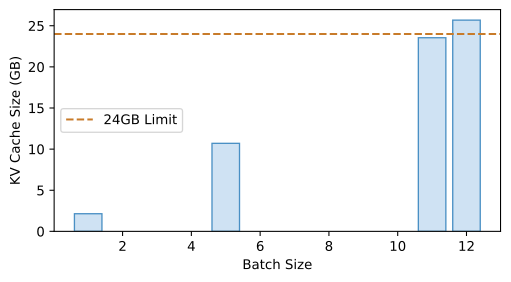

Here is the Python script that generated this plot:
import os
import matplotlib.pyplot as plt

batch_sizes = [1, 5, 11, 12]
memory_gb = [2.14 * b for b in batch_sizes]

plt.figure(figsize=(6, 3))
plt.bar(batch_sizes, memory_gb, color='#cfe2f3', edgecolor='#4a90c4')
plt.axhline(24, color='#c87b2a', linestyle='--', label='24GB Limit')
plt.xlabel('Batch Size')
plt.ylabel('KV Cache Size (GB)')
plt.legend()
plt.savefig(os.environ.get('VISUAL_OUT_PATH', 'out.svg'), format='svg', bbox_inches='tight')
